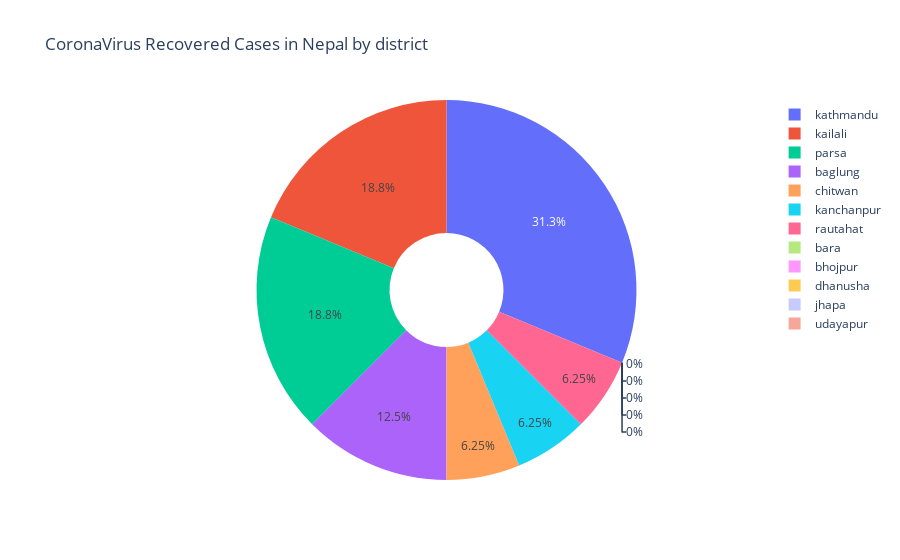

Notebook code cell kept with this figure:
### Code cell
labels = df_nepal['District'].tolist()
values = df_nepal['निको भएको'].tolist()

layout = go.Layout(
    autosize=True,
    title = 'CoronaVirus Recovered Cases in Nepal by district',
    xaxis= go.layout.XAxis(linecolor = 'black',
                          linewidth = 1,
                          mirror = True),

    yaxis= go.layout.YAxis(linecolor = 'black',
                          linewidth = 1,
                          mirror = True),
)
fig = go.Figure(data=[go.Pie(labels = labels, values=values, hole=0.3)])
fig.update(layout=layout)
fig.show()

### Figure 1 — Plotly figure (JSON) as saved in the notebook; plotly's stock layout.template omitted (floating-point values rounded to 4 significant figures)
{"data": [{"hole": 0.3, "labels": ["baglung", "bara", "bhojpur", "chitwan", "dhanusha", "jhapa", "kailali", "kanchanpur", "parsa", "rautahat", "udayapur", "kathmandu"], "type": "pie", "values": [2, 0, 0, 1, 0, 0, 3, 1, 3, 1, 0, 5]}], "layout": {"autosize": true, "title": {"text": "CoronaVirus Recovered Cases in Nepal by district"}, "xaxis": {"linecolor": "black", "linewidth": 1, "mirror": true}, "yaxis": {"linecolor": "black", "linewidth": 1, "mirror": true}}}
